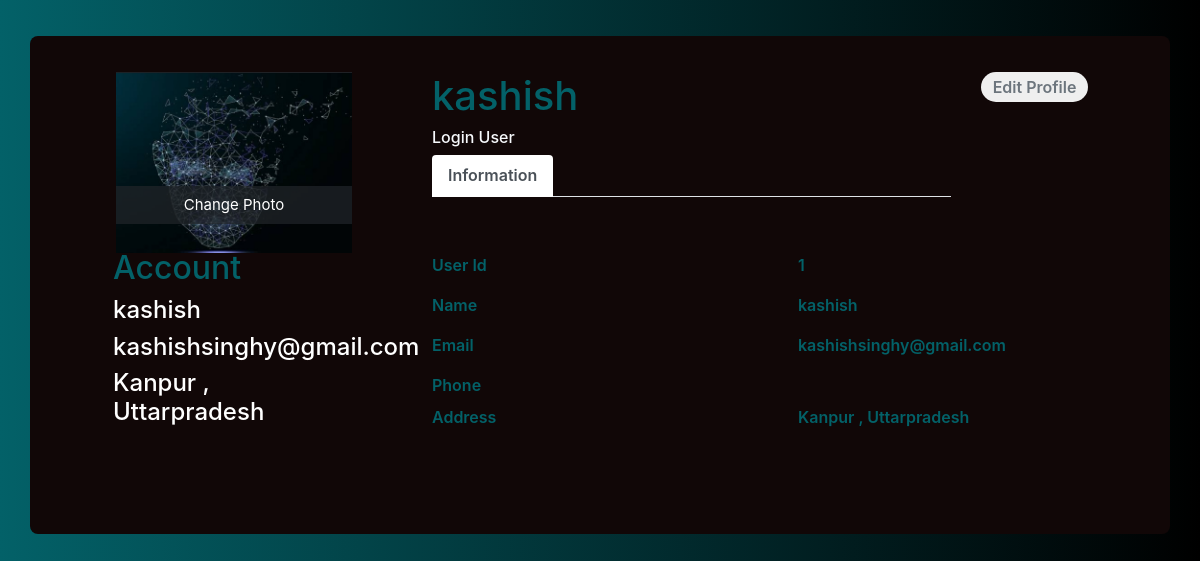
Before: /profile/1/ with the older database file.
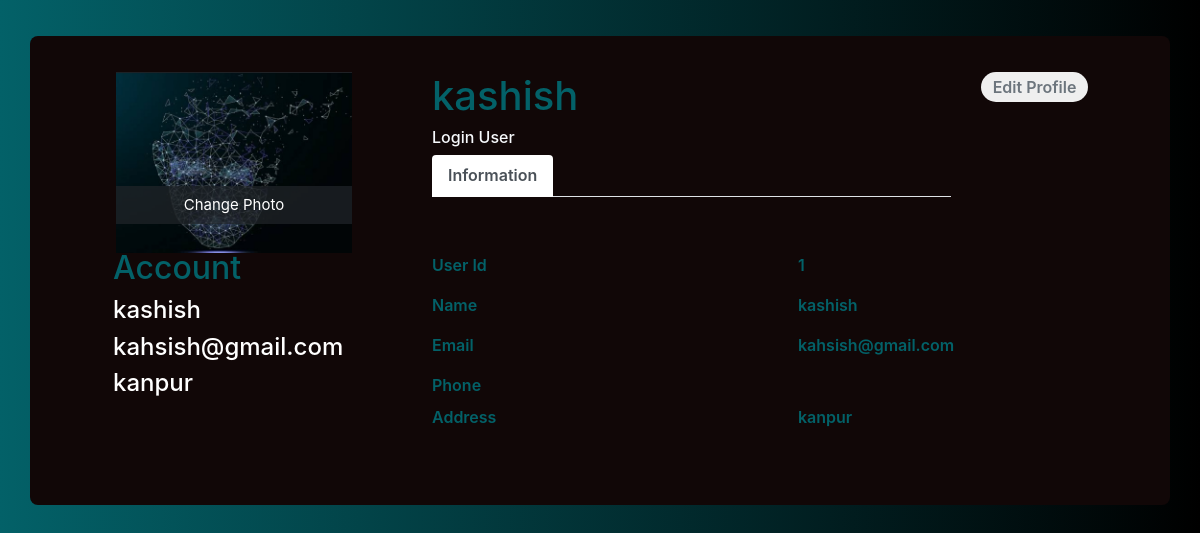
After: the same page with the newer database file.
### Face_Detection/models.py (models this page shows, shortened)
class UserProfile(models.Model):
    face_id = models.IntegerField(primary_key=True)
    name = models.CharField(max_length=50)
    address = models.CharField(max_length = 100)
    phone = models.CharField(max_length =  10)
    email = models.CharField(max_length = 20)
    image = models.ImageField(upload_to='profile_image', blank=True)

### Face_Detection/views.py (the view)
# urls.py: path('profile/<int:face_id>/', profile_view, name='profile'),
def profile_view(request, face_id):
    try:
        face_id = int(face_id)
        user_profile = {
            'user': UserProfile.objects.get(face_id=face_id)
        }
    except UserProfile.DoesNotExist:
        raise HttpResponse("UserProfile does not exist")
    return render(request, 'faceDetection/userpro.html', {'user_profile': user_profile})

### templates/faceDetection/userpro.html (shortened to what this page needs)
<link href="//maxcdn.bootstrapcdn.com/bootstrap/4.1.1/css/bootstrap.min.css" rel="stylesheet" id="bootstrap-css">
<!DOCTYPE html>
<html lang="en">
<head>
</head>
<body>
    <div class="container emp-profile">
                <form method="post">
                    <div class="row">
                        <div class="col-md-4">
                            <div class="profile-img">
                                <img src="/profile_image/img1.jpeg" alt=""/>
                                <div class="file btn btn-lg btn-primary">
                                    Change Photo
                                </div>
                            </div>
                        </div>
                        <div class="col-md-6">
                            <div class="profile-head">
                                        <h1 style="color:#036168;">
                                            {{ user_profile.user.name }}
                                        </h1>
                                        <h6>
                                          Login User
                                        </h6>
                                <ul class="nav nav-tabs" id="myTab" role="tablist">
                                    <li class="nav-item">
                                        <a class="nav-link active" id="home-tab" data-toggle="tab" href="" role="tab" aria-controls="home" aria-selected="true">Information</a>
                                    </li>
                                </ul>
                            </div>
                        </div>
                        <div class="col-md-2">
                            <input  type="submit" class="profile-edit-btn" name="btnAddMore" value="Edit Profile"/>
                        </div>
                    </div>
                    <div class="row">
                        <div class="col-md-4">
                            <div class="profile-work">
                                <h2 style="color:#036168;">Account</h2>
                                <a href=""><h4>{{ user_profile.user.name }}</h4></a>
                                <a href=""><h4>{{ user_profile.user.email }}</h4></a>
                                <a href=""><h4>{{ user_profile.user.address }}</h4></a>
                            </div>
                        </div>
                        <div class="col-md-8">
                            <div class="tab-content profile-tab" id="myTabContent">
                                <div class="tab-pane fade show active" id="home" role="tabpanel" aria-labelledby="home-tab">
                                            <div class="row">
                                                <div style="color:#036168;" class="col-md-6">
                                                    <label>User Id</label>
                                                </div>
                                                <div class="col-md-6">
                                                    <p>{{ user_profile.user.face_id }}</p>
                                                </div>
                                            </div>
                                            <div style="color:#036168;" class="row">
                                                <div class="col-md-6">
                                                    <label>Name</label>
                                                </div>
                                                <div class="col-md-6">
                                                    <p>{{ user_profile.user.name }}</p>
                                                </div>
                                            </div>
                                            <div style="color:#036168;" class="row">
                                                <div class="col-md-6">
                                                    <label>Email</label>
                                                </div>
                                                <div class="col-md-6">
                                                    <p>{{ user_profile.user.email }}</p>
                                                </div>
                                            </div>
                                            <div style="color:#036168;" class="row">
                                                <div class="col-md-6">
                                                    <label>Phone</label>
                                                </div>
                                                <div class="col-md-6">
                                                </div>
                                            </div>
                                           <div style="color:#036168;" class="row">
                                                <div class="col-md-6">
                                                    <label>Address</label>
                                                </div>
                                                <div class="col-md-6">
                                                    <p>{{user_profile.user.address}}</p>
                                                </div>
                                            </div>
                                </div>
                            </div>
                        </div>
                    </div>
                </form>
            </div>
</body>
</html>

### templates/faceDetection/userpro.html (style rules this page uses)
body { background: -webkit-linear-gradient(left, #036168,black); }
.emp-profile { padding: 3%; margin-top: 3%; margin-bottom: 3%; border-radius: 0.5rem; background: #110707; }
.profile-img { text-align: center; }
.profile-img img { width: 70%; height: 100%; }
.profile-img .file { position: relative; overflow: hidden; margin-top: -20%; width: 70%; border: none; border-radius: 0; font-size: 15px; background: #212529b8; }
.profile-head h6 { color: #f7f9fc; }
.profile-edit-btn { border: none; border-radius: 1.5rem; width: 70%; padding: 2%; font-weight: 600; color: #6c757d; cursor: pointer; }
.profile-head .nav-tabs { margin-bottom: 5%; }
.profile-head .nav-tabs .nav-link { font-weight: 600; border: none; }
.profile-head .nav-tabs .nav-link.active { border: none; border-bottom: 2px solid white; }
.profile-work { padding: 14%; margin-top: -15%; }
.profile-work a { text-decoration: none; color:white; font-weight: 600; font-size: 14px; }
.profile-tab label { font-weight: 600; }
.profile-tab p { font-weight: 600; color: #036168; }

Changed rows visible on the page:
changed UserProfile "kashish": user.email "kashishsinghy@gmail.com" → "kahsish@gmail.com"; user.address "Kanpur , Uttarpradesh" → "kanpur"
